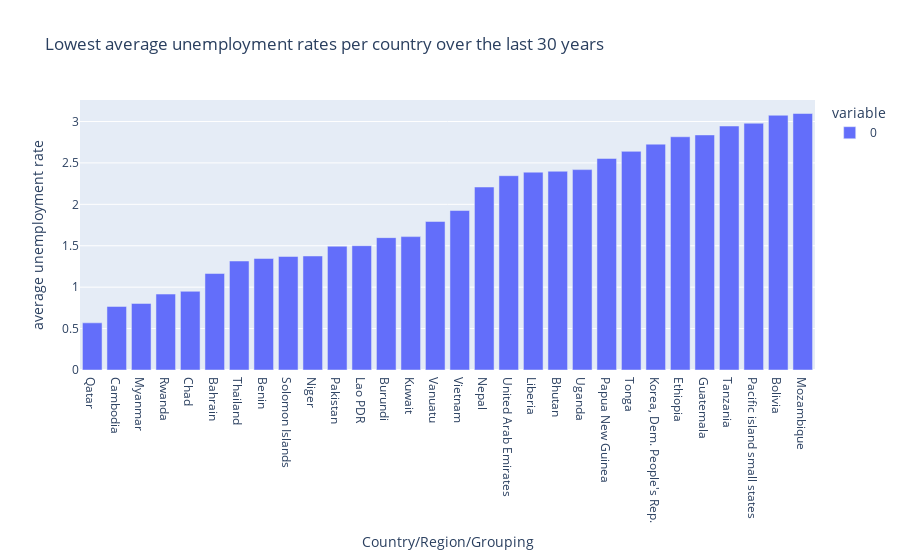

Notebook cell for this chart:
### Code cell
px.bar(mean_lowest[:30],
        title="Lowest average unemployment rates per country over the last 30 years",
       labels={ "value": "average unemployment rate"}
      )

### Figure 1 — Plotly figure (JSON) as saved in the notebook; plotly's stock layout.template omitted (floating-point values rounded to 4 significant figures)
{"data": [{"alignmentgroup": "True", "hovertemplate": "variable=0<br>Country/Region/Grouping=%{x}<br>average unemployment rate=%{y}<extra></extra>", "legendgroup": "0", "marker": {"color": "#636efa", "pattern": {"shape": ""}}, "name": "0", "offsetgroup": "0", "orientation": "v", "showlegend": true, "textposition": "auto", "type": "bar", "x": ["Qatar", "Cambodia", "Myanmar", "Rwanda", "Chad", "Bahrain", "Thailand", "Benin", "Solomon Islands", "Niger", "Pakistan", "Lao PDR", "Burundi", "Kuwait", "Vanuatu", "Vietnam", "Nepal", "United Arab Emirates", "Liberia", "Bhutan", "Uganda", "Papua New Guinea", "Tonga", "Korea, Dem. People's Rep.", "Ethiopia", "Guatemala", "Tanzania", "Pacific island small states", "Bolivia", "Mozambique"], "xaxis": "x", "y": [0.5694, 0.7674, 0.8035, 0.9168, 0.95, 1.165, 1.316, 1.346, 1.371, 1.376, 1.495, 1.501, 1.598, 1.61, 1.793, 1.925, 2.209, 2.346, 2.388, 2.4, 2.419, 2.554, 2.64, 2.727, 2.816, 2.838, 2.946, 2.979, 3.076, 3.097], "yaxis": "y"}], "layout": {"autosize": true, "barmode": "relative", "legend": {"title": {"text": "variable"}, "tracegroupgap": 0}, "title": {"text": "Lowest average unemployment rates per country over the last 30 years"}, "xaxis": {"anchor": "y", "autorange": true, "domain": [0, 1], "range": [-0.5, 29.5], "title": {"text": "Country/Region/Grouping"}, "type": "category"}, "yaxis": {"anchor": "x", "autorange": true, "domain": [0, 1], "range": [0, 3.26], "title": {"text": "average unemployment rate"}, "type": "linear"}}}
